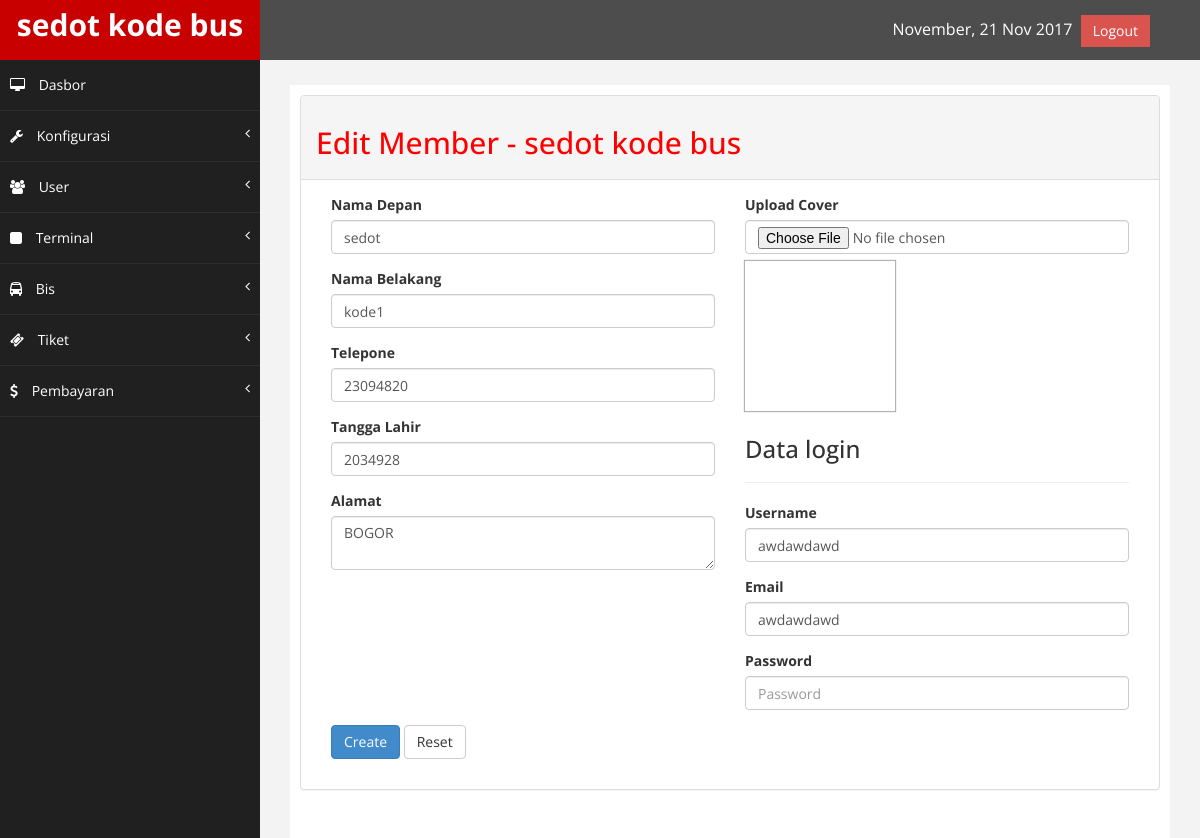
The app's page /index.php/admin/users/edit_member/6 with its own data.
### tables this page shows
CREATE TABLE IF NOT EXISTS `konfigurasi` (
`id_konfigurasi` int(11) NOT NULL,
  `nama_website` varchar(225) NOT NULL,
  `email` varchar(225) NOT NULL,
  `logo` varchar(225) NOT NULL,
  `icon` varchar(225) NOT NULL,
  `google_map` varchar(225) NOT NULL,
  `tentang` text NOT NULL,
  `metatext` varchar(225) NOT NULL,
  `keywords` varchar(225) NOT NULL,
  `facebook` varchar(225) NOT NULL,
  `telepone` varchar(225) NOT NULL,
  `alamat` text NOT NULL
);

CREATE TABLE IF NOT EXISTS `member` (
`id_member` int(11) NOT NULL,
  `nama_depan` varchar(225) NOT NULL,
  `nama_belakang` varchar(225) NOT NULL,
  `username` varchar(225) NOT NULL,
  `email` varchar(225) NOT NULL,
  `password` varchar(225) NOT NULL,
  `alamat` text NOT NULL,
  `telepone` varchar(225) NOT NULL,
  `avatar` varchar(225) NOT NULL,
  `ttl` varchar(100) NOT NULL,
  `tanggal_daftar` timestamp NOT NULL DEFAULT CURRENT_TIMESTAMP ON UPDATE CURRENT_TIMESTAMP
);

### application/views/admin/layout/wrapper.php (called while the page is built)
<?php
	require_once('head.php');
	require_once('header.php');
	require_once('nav.php');
	require_once('content.php');
	require_once('footer.php');

### application/controllers/admin/Users.php (called while the page is built, shortened)
<?php
class Users extends CI_Controller {
	public function edit_member($id_member) {
		$site  	 = $this->konfigurasi_model->daftar_konfigurasi();
		$member  = $this->users_model->detail_member($id_member);
		$data = array(	'title'	=> 'Edit Member - '.$site['nama_website'],
						'site'	=> $site,
						'member'=> $member,
						'isi'	=> 'admin/users/member/edit');
		$this->load->view('admin/layout/wrapper',$data);
	}
}

### index.php (called while the page is built, shortened)
<?php
require_once BASEPATH.'core/CodeIgniter.php';

### application/models/Konfigurasi_model.php (called while the page is built, shortened)
<?php
    class Konfigurasi_model extends CI_Model {
        public function daftar_konfigurasi() {
            $this->db->select('*');
            $this->db->from('konfigurasi');
            $this->db->order_by('id_konfigurasi','ASC');
            $query = $this->db->get();
            return $query->row_array();
        }
    }

### application/views/admin/layout/content.php (called while the page is built)
<?php
if($isi) {
	$this->load->view($isi);
}

### application/models/Users_model.php (called while the page is built, shortened)
<?php
    class Users_model extends CI_Model {
        public function detail_admin($id_admin) {
            $this->db->select('*');
            $this->db->from('admin');
            $this->db->where('id_admin', $id_admin);
            $query = $this->db->get();
            return $query->row_array();
        }
        public function detail_member($id_member) {
            $this->db->select('*');
            $this->db->from('member');
            $this->db->where('id_member', $id_member);
            $this->db->order_by('id_member','ASC');
            $query = $this->db->get();
            return $query->row_array();
        }
}

### application/views/admin/users/member/edit.php (the view, shortened to what this page needs)
<form action="<?php echo base_url('index.php/admin/users/edit_member/'.$member['id_member']) ?>" method="post" enctype="multipart/form-data">
<div class="col-md-6">
	<div class="form-group">
    	<label>Nama Depan</label>
        <input type="text" name="nama_depan" class="form-control" value="<?php echo $member['nama_depan'] ?>" required placeholder="Nama depan">
    </div>
    <div class="form-group">
        <label>Nama Belakang</label>
        <input type="text" name="nama_belakang" class="form-control" value="<?php echo $member['nama_belakang'] ?>" required placeholder="Nama Belakang">
    </div>
    <div class="form-group">
        <label>Telepone</label>
        <input type="number" name="telepone" class="form-control" value="<?php echo $member['telepone'] ?>" required placeholder="Telepone">
    </div>
    <div class="form-group">
        <label>Tangga Lahir</label>
        <input type="text" name="ttl" class="form-control" value="<?php echo $member['ttl'] ?>" required placeholder="Tanggal Lahir">
    </div>
    <div class="form-group">
        <label>Alamat</label>
        <textarea name="alamat" class="form-control" required placeholder="Alamat"><?php echo $member['alamat'];?></textarea>
    </div>
</div>
<div class="col-md-6">
    <div class="form-group">
        <label>Upload Cover</label>
      <input type="file" name="avatar" class="form-control" id="file">
        <div id="imagePreview"></div>
    </div>
    <h3>Data login</h3>
    <hr>
    <div class="form-group">
        <label>Username</label>
        <input type="text" name="username" class="form-control" value="<?php echo $member['username'] ?>" required placeholder="Username">
    </div>
    <div class="form-group">
        <label>Email</label>
        <input type="email" name="email" class="form-control" value="<?php echo $member['username'] ?>" required placeholder="Username">
    </div>
    <div class="form-group">
        <label>Password</label>
        <input type="password" name="password" class="form-control" value="<?php echo set_value('password') ?>" placeholder="Password">
    </div>
</div>
<div class="col-md-12">
    <div class="form-group">
	<input type="submit" name="submit" value="Create" class="btn btn-primary">
    <input type="reset" name="reset" value="Reset" class="btn btn-default">
    </div>
</div>
</form>

### application/views/admin/layout/header.php (shortened to what this page needs)
<body>
    <div id="wrapper">
        <nav class="navbar navbar-default navbar-cls-top " role="navigation" style="margin-bottom: 0">
        <div class="navbar-header">
            <a class="navbar-brand" href="<?php echo base_url('admin/dashboard') ?>">
            <?php echo $site['nama_website'] ?></a>
        </div>
  <div style="color: white;
padding: 15px 50px 5px 50px;
float: right;
font-size: 16px;">
<?php
$tgl_sekarang = date('F, d M Y');
echo $tgl_sekarang;
?>
<a href="<?php echo base_url('index.php/login/logout');?>" class="btn btn-danger square-btn-adjust">Logout</a> </div>
        </nav>

### assets/admin/assets/css/custom.css (style rules this page uses)
body { font-family: 'Open Sans', sans-serif; }
#wrapper { width: 100%; background:#202020; }
.square-btn-adjust { border: 0px solid transparent; -webkit-border-radius: 0px; -moz-border-radius: 0px; border-radius: 0px; }
.navbar-cls-top .navbar-brand { color: #fff; background: #C90000; width: 260px; text-align: center; height: 60px; font-size: 30px; font-weight: 700; }
.navbar-cls-top { background:#4D4D4D; border-bottom:none; }
.navbar-default { border:0px solid black; }
.navbar-header { background: #A70303; }
@media (min-width:768px) { .navbar { border-radius: 0px; } }

### application/views/admin/users/member/edit.php (style rules this page uses)
#imagePreview { margin-top: 7px; width: 150px; height: 150px; background-position: center center; background-size: cover; -webkit-box-shadow: 0 0 1px 1px rgba(0, 0, 0, .3); display: inline-block; }

### records on screen
konfigurasi: nama_website "sedot kode bus"
member: nama_depan "sedot", nama_belakang "kode1", telepone "23094820", ttl "2034928", alamat "BOGOR", username "awdawdawd", email "awdawdawd"

### other values on screen
$title "Edit Member - sedot kode bus"
